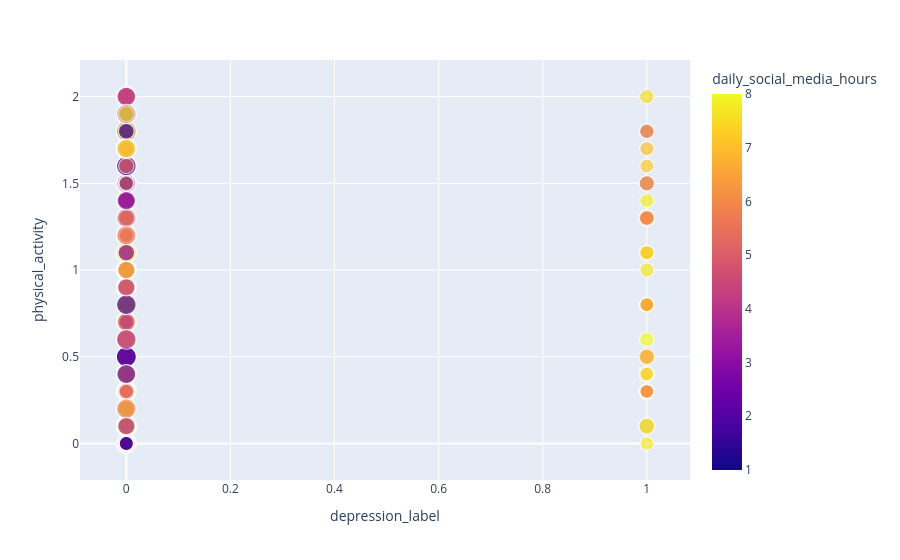

The cell this chart's notebook holds for it:
### Code cell
px.scatter(
	data_frame=df,
	x='depression_label',
	y='physical_activity',
	color='daily_social_media_hours',
	size='sleep_hours',
	hover_data=['sleep_hours']
)

### Figure 1 — Plotly figure (JSON) as saved in the notebook; plotly's stock layout.template omitted (floating-point values rounded to 4 significant figures; data arrays with more than 128 entries replaced by an {"elided": "..."} marker saying what was removed)
{"data": [{"customdata": {"elided": "1200x1 float values"}, "hovertemplate": "depression_label=%{x}<br>physical_activity=%{y}<br>sleep_hours=%{customdata[0]}<br>daily_social_media_hours=%{marker.color}<extra></extra>", "legendgroup": "", "marker": {"color": {"elided": "1200 float values"}, "coloraxis": "coloraxis", "size": {"elided": "1200 float values"}, "sizemode": "area", "sizeref": 0.0225, "symbol": "circle"}, "mode": "markers", "name": "", "showlegend": false, "type": "scattergl", "x": {"elided": "1200 int values"}, "xaxis": "x", "y": {"elided": "1200 float values"}, "yaxis": "y"}], "layout": {"coloraxis": {"colorbar": {"title": {"text": "daily_social_media_hours"}}, "colorscale": [[0, "#0d0887"], [0.1111, "#46039f"], [0.2222, "#7201a8"], [0.3333, "#9c179e"], [0.4444, "#bd3786"], [0.5556, "#d8576b"], [0.6667, "#ed7953"], [0.7778, "#fb9f3a"], [0.8889, "#fdca26"], [1, "#f0f921"]]}, "legend": {"itemsizing": "constant", "tracegroupgap": 0}, "margin": {"t": 60}, "xaxis": {"anchor": "y", "domain": [0, 1], "title": {"text": "depression_label"}}, "yaxis": {"anchor": "x", "domain": [0, 1], "title": {"text": "physical_activity"}}}}
